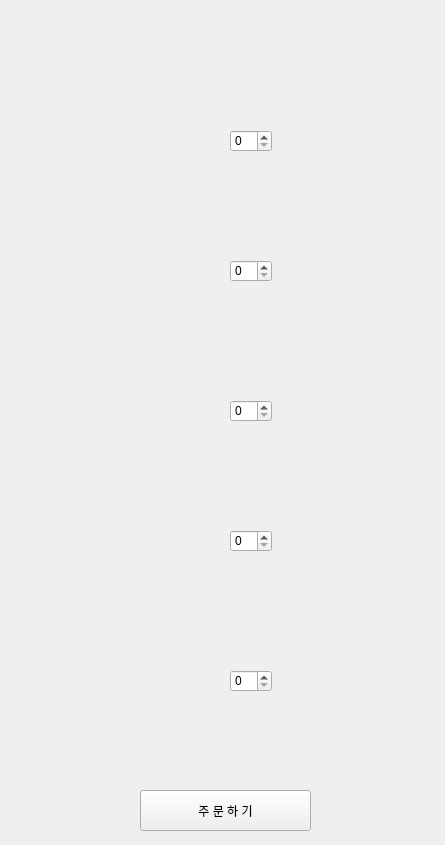
<?xml version="1.0" encoding="UTF-8"?>
<ui version="4.0">
 <class>Form</class>
 <widget class="QWidget" name="Form">
  <property name="geometry">
   <rect>
    <x>0</x>
    <y>0</y>
    <width>445</width>
    <height>845</height>
   </rect>
  </property>
  <property name="windowTitle">
   <string>Form</string>
  </property>
  <widget class="QLabel" name="label">
   <property name="geometry">
    <rect>
     <x>-10</x>
     <y>0</y>
     <width>471</width>
     <height>781</height>
    </rect>
   </property>
   <property name="text">
    <string/>
   </property>
   <property name="pixmap">
    <pixmap>sinjeon.png</pixmap>
   </property>
  </widget>
  <widget class="QSpinBox" name="tteokbokki">
   <property name="geometry">
    <rect>
     <x>230</x>
     <y>130</y>
     <width>42</width>
     <height>22</height>
    </rect>
   </property>
  </widget>
  <widget class="QSpinBox" name="chamchimayo">
   <property name="geometry">
    <rect>
     <x>230</x>
     <y>670</y>
     <width>42</width>
     <height>22</height>
    </rect>
   </property>
  </widget>
  <widget class="QSpinBox" name="spammayo">
   <property name="geometry">
    <rect>
     <x>230</x>
     <y>530</y>
     <width>42</width>
     <height>22</height>
    </rect>
   </property>
  </widget>
  <widget class="QSpinBox" name="gimbap">
   <property name="geometry">
    <rect>
     <x>230</x>
     <y>400</y>
     <width>42</width>
     <height>22</height>
    </rect>
   </property>
  </widget>
  <widget class="QSpinBox" name="cheese_tteokbokki">
   <property name="geometry">
    <rect>
     <x>230</x>
     <y>260</y>
     <width>42</width>
     <height>22</height>
    </rect>
   </property>
  </widget>
  <widget class="QPushButton" name="sinjeon_order">
   <property name="geometry">
    <rect>
     <x>140</x>
     <y>790</y>
     <width>171</width>
     <height>41</height>
    </rect>
   </property>
   <property name="styleSheet">
    <string notr="true">font: 14pt &quot;배달의민족 한나체 Pro&quot;;</string>
   </property>
   <property name="text">
    <string>주 문 하 기</string>
   </property>
  </widget>
 </widget>
 <resources/>
 <connections/>
</ui>
